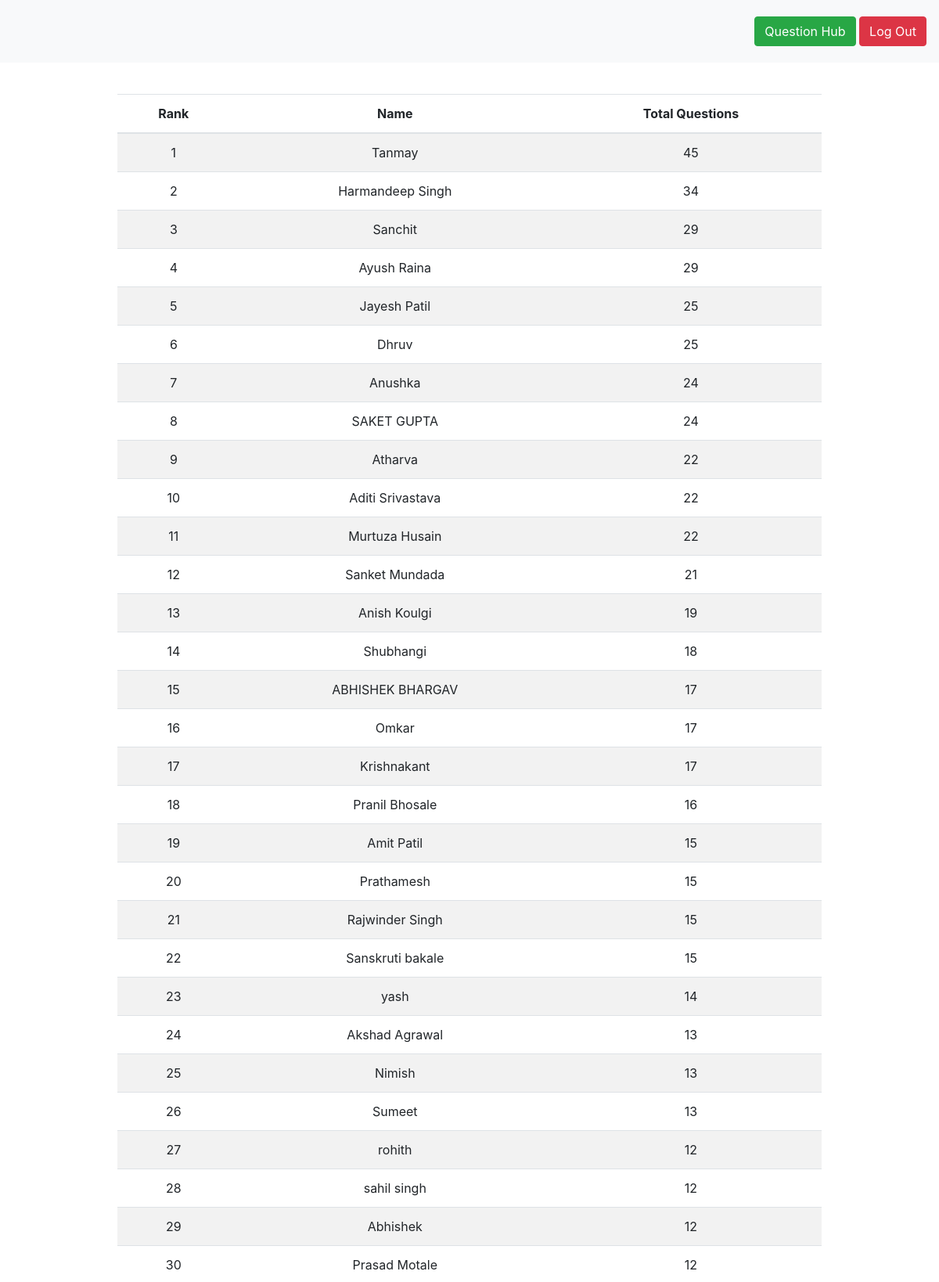
Page /leaderboard/ (signed in, upper part) on the committed database.
### basic_app/models.py (models this page shows, shortened)
class UserProfileInfo(models.Model):
    user = models.OneToOneField(User, on_delete=models.CASCADE)
    phone = models.CharField(max_length=10)
    nofquestion = models.IntegerField(default=0)
    lastQuestion = models.DateTimeField(default=timezone.now())

### basic_app/views.py (the view)
# urls.py: path('leaderboard/', views.leader, name='leaderboard'),
def leader(request):
    if request.user.is_authenticated:
        a = UserProfileInfo.objects.order_by("nofquestion", '-lastQuestion')
        b = a.reverse()
        dict = {'list': b}
        return render(request, 'basic_app/leaderboard.html', context=dict)
    else:
        return HttpResponseRedirect(reverse('register'))

### basic_app/templates/basic_app/leaderboard.html (shortened to what this page needs)
<!DOCTYPE html>
<html lang="en">
<head>
</head>
<link rel="stylesheet" href="https://maxcdn.bootstrapcdn.com/bootstrap/4.3.1/css/bootstrap.min.css">
<body>
    <nav class="navbar bg-light">
        <div class="item">
            <a href="{% url 'question_hub' %}">
                <div class="btn btn-success "  >
                 Question Hub
                </div>
            </a>
             <a href="{% url 'logout' %}">
                <div class="btn btn-danger">
                    Log Out
             </div>
             </a>
        </div>
    </nav>
    <table class="table table-striped table-hover">
        <thead>
            <th>Rank</th>
            <th>Name</th>
            <th>Total Questions</th>
        </thead>
        <tbody>
        {% for user in list %}
            <tr>
                <td>{{ forloop.counter }}</td>
                <td>{{ user.user.first_name }}</td>
                <td>{{ user.nofquestion }}</td>
            </tr>
         {% endfor %}
        </tbody>
    </table>
</body>
</html>

### basic_app/templates/basic_app/leaderboard.html (style rules this page uses)
.navbar { height:10vh; display: flex; justify-content: flex-end; }
.item { float: right; }
.table { width: 75vw; margin: auto; margin-top: 5vh; }
td, th { text-align: center; }

### rows in the picture
UserProfileInfo: user.first_name "Tanmay", nofquestion "45"
UserProfileInfo: user.first_name "Harmandeep Singh", nofquestion "34"
UserProfileInfo: user.first_name "Sanchit", nofquestion "29"
UserProfileInfo: user.first_name "Ayush Raina", nofquestion "29"
UserProfileInfo: user.first_name "Jayesh Patil", nofquestion "25"
UserProfileInfo: user.first_name "Dhruv", nofquestion "25"
UserProfileInfo: user.first_name "Anushka", nofquestion "24"
UserProfileInfo: user.first_name "SAKET GUPTA", nofquestion "24"
UserProfileInfo: user.first_name "Atharva", nofquestion "22"
UserProfileInfo: user.first_name "Aditi Srivastava", nofquestion "22"
UserProfileInfo: user.first_name "Murtuza Husain", nofquestion "22"
UserProfileInfo: user.first_name "Sanket Mundada", nofquestion "21"
UserProfileInfo: user.first_name "Anish Koulgi", nofquestion "19"
UserProfileInfo: user.first_name "Shubhangi", nofquestion "18"
UserProfileInfo: user.first_name "ABHISHEK BHARGAV", nofquestion "17"
UserProfileInfo: user.first_name "Omkar", nofquestion "17"
UserProfileInfo: user.first_name "Krishnakant", nofquestion "17"
UserProfileInfo: user.first_name "Pranil Bhosale", nofquestion "16"
UserProfileInfo: user.first_name "Amit Patil", nofquestion "15"
UserProfileInfo: user.first_name "Prathamesh", nofquestion "15"
UserProfileInfo: user.first_name "Rajwinder Singh", nofquestion "15"
UserProfileInfo: user.first_name "Sanskruti bakale", nofquestion "15"
UserProfileInfo: user.first_name "yash", nofquestion "14"
UserProfileInfo: user.first_name "Akshad Agrawal", nofquestion "13"
UserProfileInfo: user.first_name "Nimish", nofquestion "13"
UserProfileInfo: user.first_name "Sumeet", nofquestion "13"
UserProfileInfo: user.first_name "rohith", nofquestion "12"
UserProfileInfo: user.first_name "sahil singh", nofquestion "12"
UserProfileInfo: user.first_name "Abhishek", nofquestion "12"
UserProfileInfo: user.first_name "Prasad Motale", nofquestion "12"
